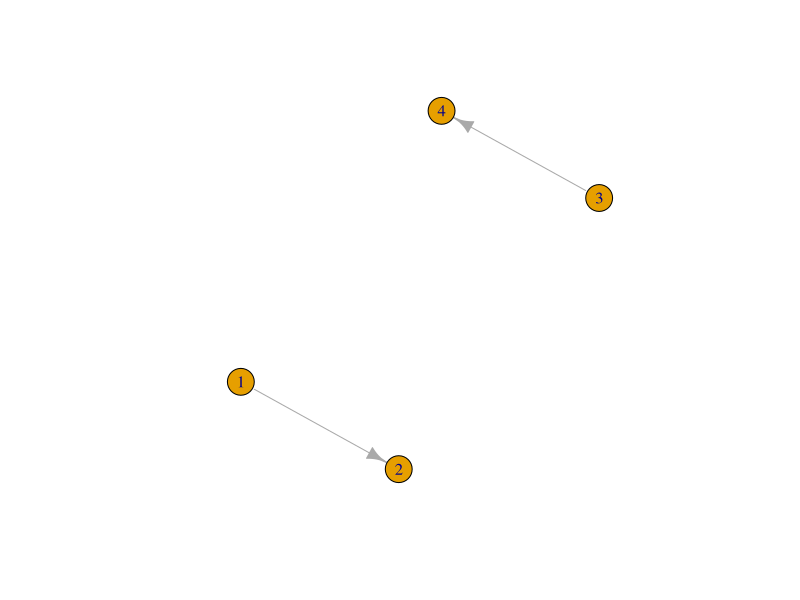
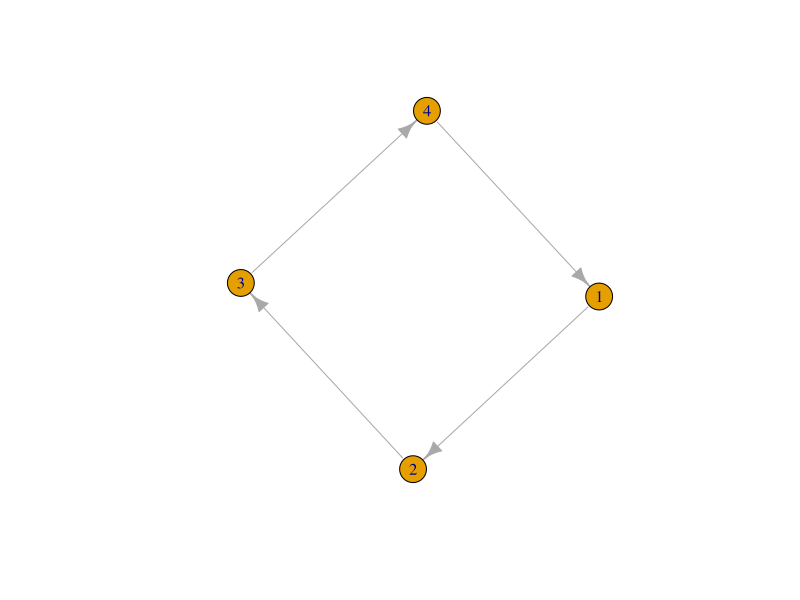
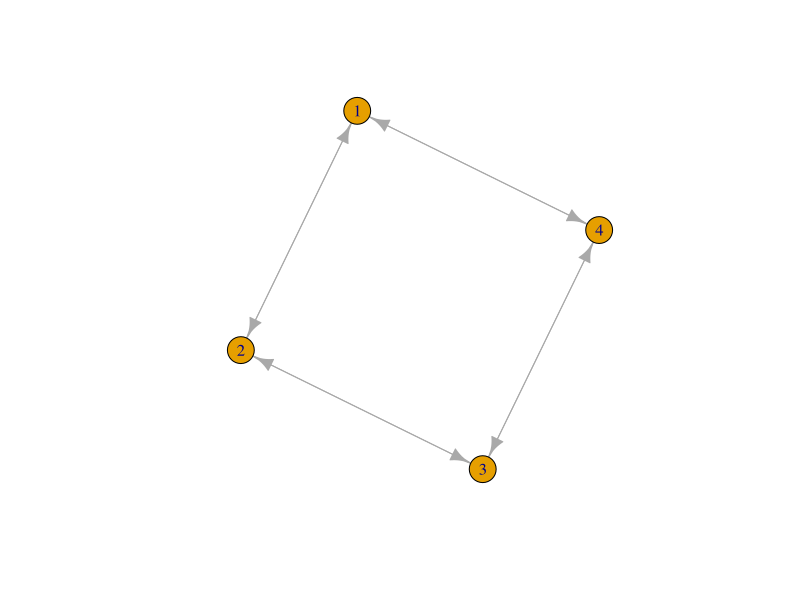
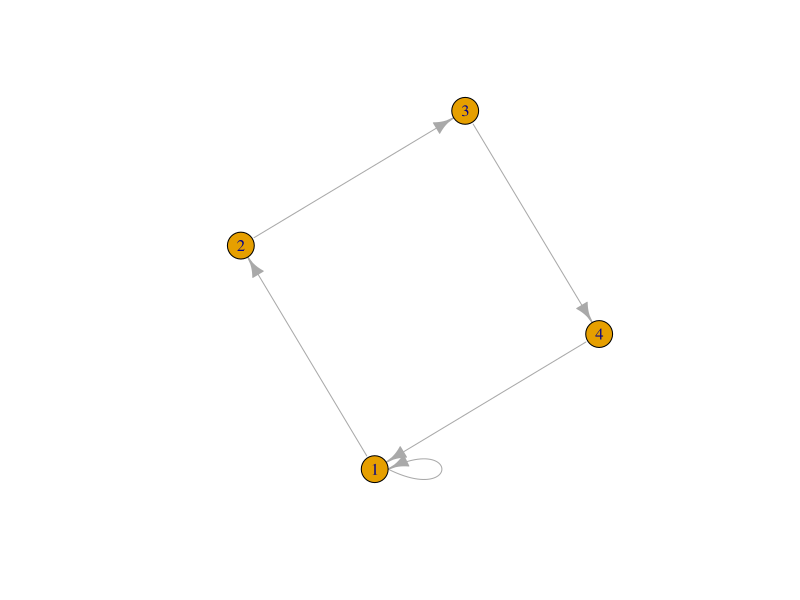
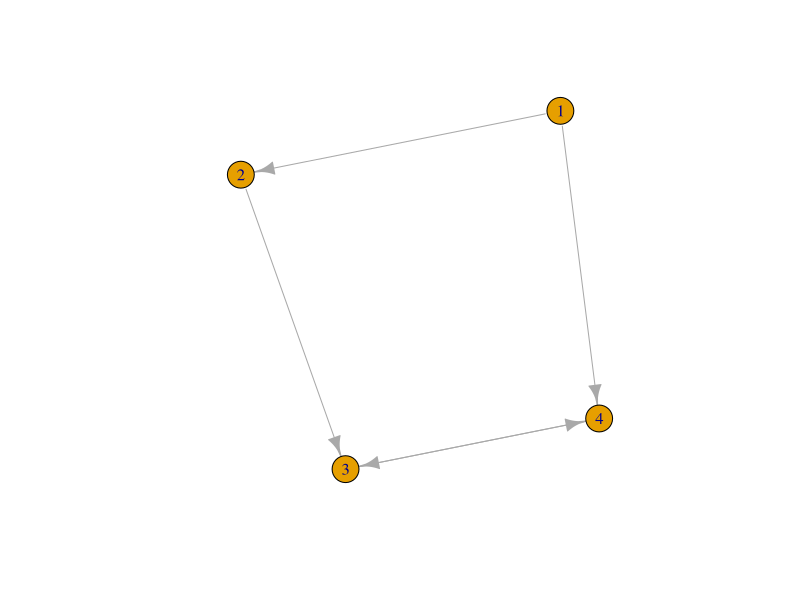
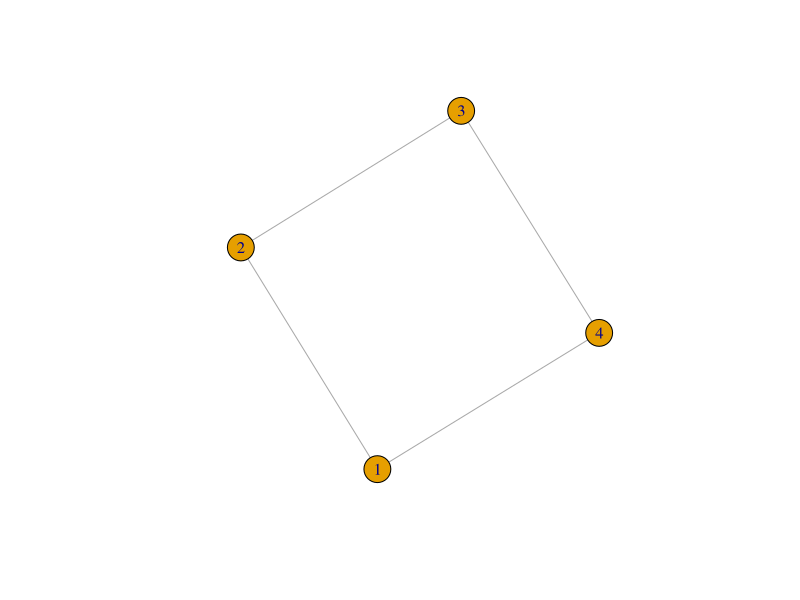
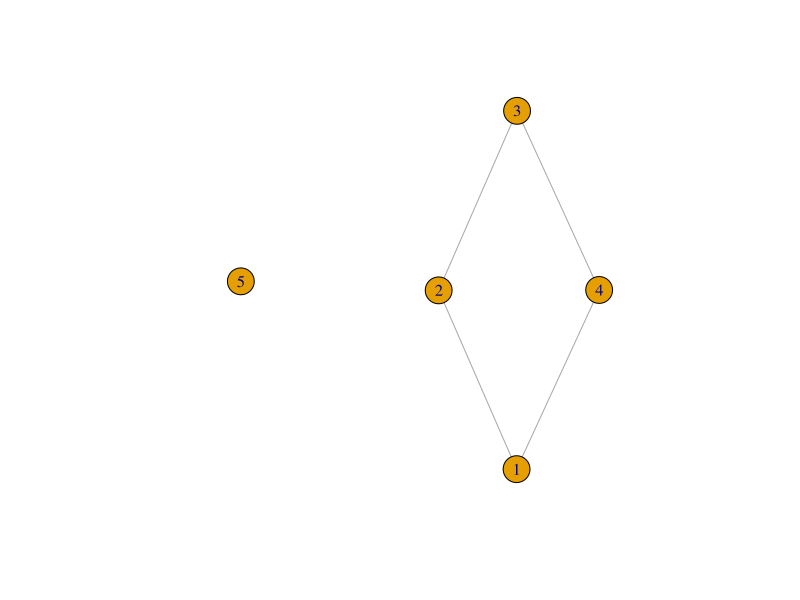
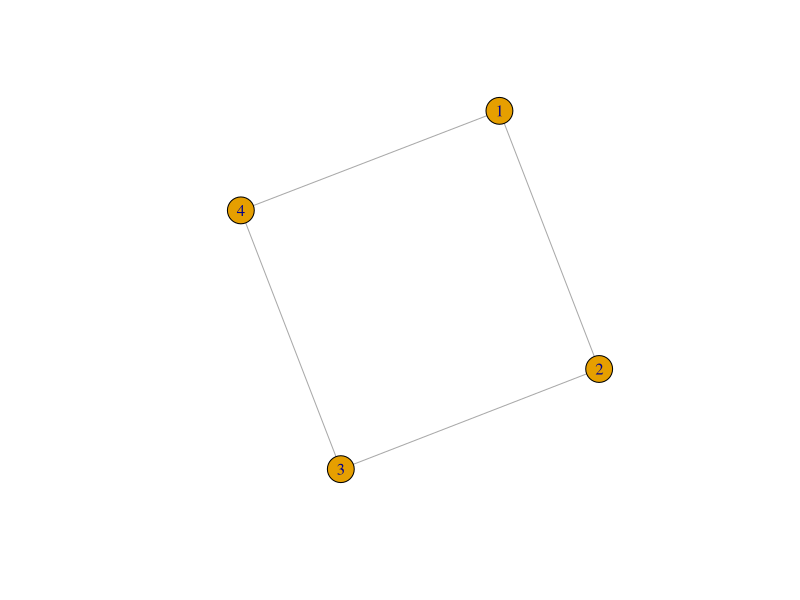

Source code (R) for these figures, in order:
## ---- chunk 1
install.packages('igraph')
## ---- chunk 2
library(igraph)
## ---- chunk 3
grafo1 = graph(edges = c(1,2,3,4))
plot(grafo1)
## ---- chunk 4
grafo2 = graph(edges = c(1,2,2,3,3,4,4,1))
plot(grafo2)
## ---- chunk 5
grafo2 = graph(edges = c(1,2,2,3,3,4,4,1,1,4,4,3,3,2,2,1))
plot(grafo2)
## ---- chunk 6
grafo3 = graph(edges = c(1,2,2,3,3,4,4,1,1,1))
plot(grafo3)
## ---- chunk 7
grafo4 = graph_from_literal(1-+2,2-+3,3++4,4+-1)
plot(grafo4)
## ---- chunk 8
grafo5 = graph_from_literal(1-2,2-3,3-4,4-1)
plot(grafo5)
## ---- chunk 9
grafo6 = graph_from_literal(1-2-3-4-1,5)
plot(grafo6)
## ---- chunk 10
grafo7 = graph(edges = c(1,2,2,3,3,4,4,1))
grafo7
## ---- chunk 11
grafo8 = graph(edges = c(1,2,2,3,3,4,4,1), directed = F)
plot(grafo8)
grafo8
## ---- chunk 12
grafo9  =graph(edges = c(1,2,2,3,3,4,4,1), directed = F, n=10)
plot(grafo9)
## ---- chunk 13
grafo10 = graph(edges = c("A", "B", "B", "C", "C", "D", "D", "E", "E", "A", "A", "C", "C", "B"))
plot(grafo10)
## ---- chunk 14
grafo11 = graph(edges = c('A','B','B','C','C','D','D','E','E','A','A','C','C','B'), isolates = c('F','G'))
plot(grafo11)
V(grafo11)
## ---- chunk 15
grafo12 = graph(edges = c("Fernando", "Pedro", "José", "Antônio", "Fernando", "José", "Fernando", "Antônio"))
plot(grafo12)
## ---- chunk 16
grafo13 = graph(edges = c("Fernando", "Pedro", "José", "Antônio", "Fernando", "José", "Fernando", "Antônio"))
#Adicionando pesos aos vertices
V(grafo13)$Peso = c(40,30,30,25)
#Vendo os atributos de um grafo, 'name' já vem por padrão
vertex.attributes(grafo13)
## ---- chunk 17
E(grafo13)$TipoAmizade = c("Amigo", "Inimigo", "Inimigo", "Amigo")

#vendo os atributos das arestas
edge.attributes(grafo13)
#vendo os atributos dos vertex por atributo
vertex.attributes(grafo13)$name
## ---- chunk 18
#Dando peso para as arestas
E(grafo13)$weight = c(1,2,1,3)
#Dando tipo para os vertices
V(grafo13)$type = 'Humanos'
grafo13
